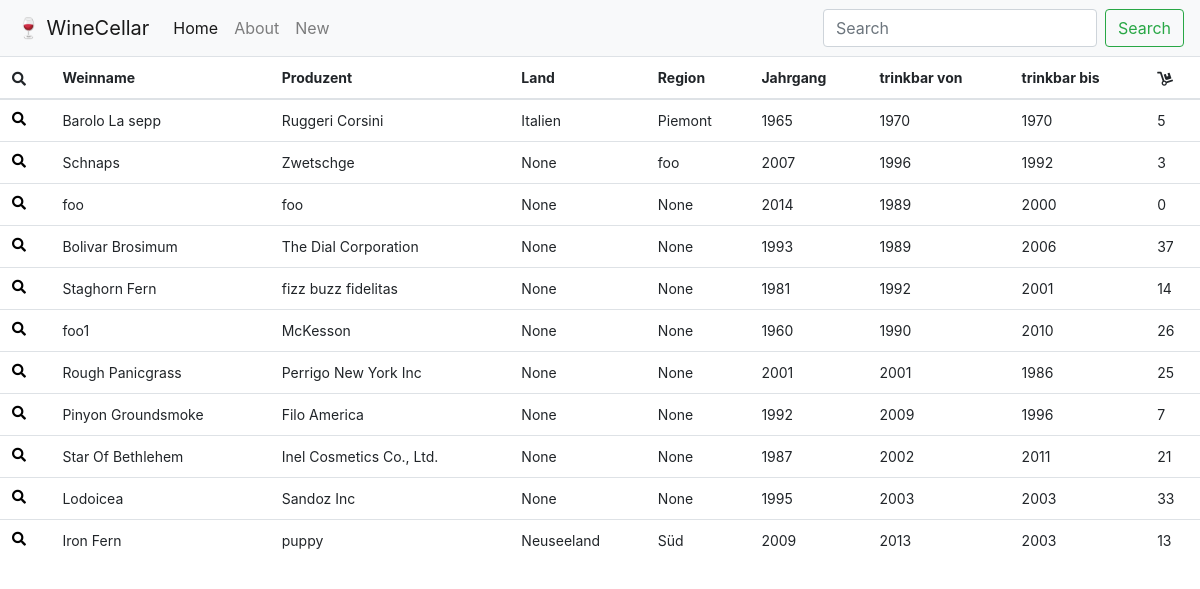
Page /contact/ on the earlier database version.
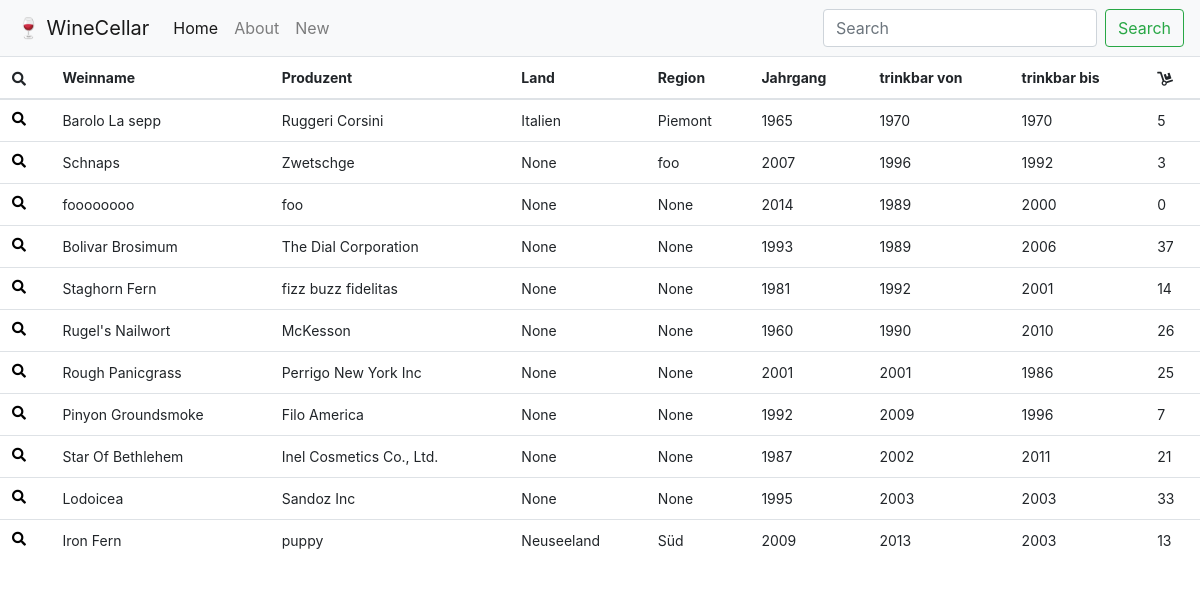
Same page on the later database version.
### wine/models.py (models this page shows)
class Wine(models.Model):
    winename = models.CharField(max_length=200)
    producer = models.CharField(max_length=200)
    grapes = models.CharField(max_length=200)
    year = models.CharField(max_length=200)
    country = models.CharField(max_length=200, null=True,)
    region = models.CharField(max_length=200, null=True,)
    purchase = models.CharField(max_length=200, null=True,)
    notes = models.CharField(max_length=400, null=True,)
    drinkfrom = models.CharField(max_length=200)
    drinkto = models.CharField(max_length=200)
    nmbrbottles = models.IntegerField()
    entrydate = models.DateTimeField('date published', null=True,)
    editdate = models.DateTimeField(null=True,)

### wine/views.py (the view)
# urls.py: path('', WineListView.as_view(), name='wine_list'),
class WineListView(ListView):
    model = Wine
    paginate_by = 100  # if pagination is desired

### wine/templates/wine/wine_list.html
{% extends "./base.html" %}
{% block content %}
<table class="table table-hover">
  <thead>
    <tr>
      <th scope="col"><i class="fas fa-search"></i></th>
      <th scope="col">Weinname</th>
      <th scope="col">Produzent</th>
      <th scope="col">Land</th>
      <th scope="col">Region</th>
      <th scope="col">Jahrgang</th>
      <th scope="col">trinkbar von</th>
      <th scope="col">trinkbar bis</th>
      <th scope="col"><i class="fas fa-dolly"></i></th>
    </tr>
  </thead>
  <tbody>
{% for wine in object_list %}
    <tr>
      <th scope="row"><a href="/wine/{{ wine.id }}"><i class="fas fa-search"></i></a></th>
      <td>{{ wine.winename }}</td>
      <td>{{ wine.producer }}</td>
      <td>{{ wine.country }}</td>
      <td>{{ wine.region }}</td>
      <td>{{ wine.year }}</td>
      <td>{{ wine.drinkfrom }}</td>
      <td>{{ wine.drinkto }}</td>
      <td>{{ wine.nmbrbottles }}</td>
    </tr>
{% empty %}
    No data yet.
{% endfor %}
  </tbody>
</table>
{% endblock %}

Differences in the rows shown:
changed Wine: winename "foo" → "foooooooo"
changed Wine "McKesson": winename "foo1" → "Rugel's Nailwort"
